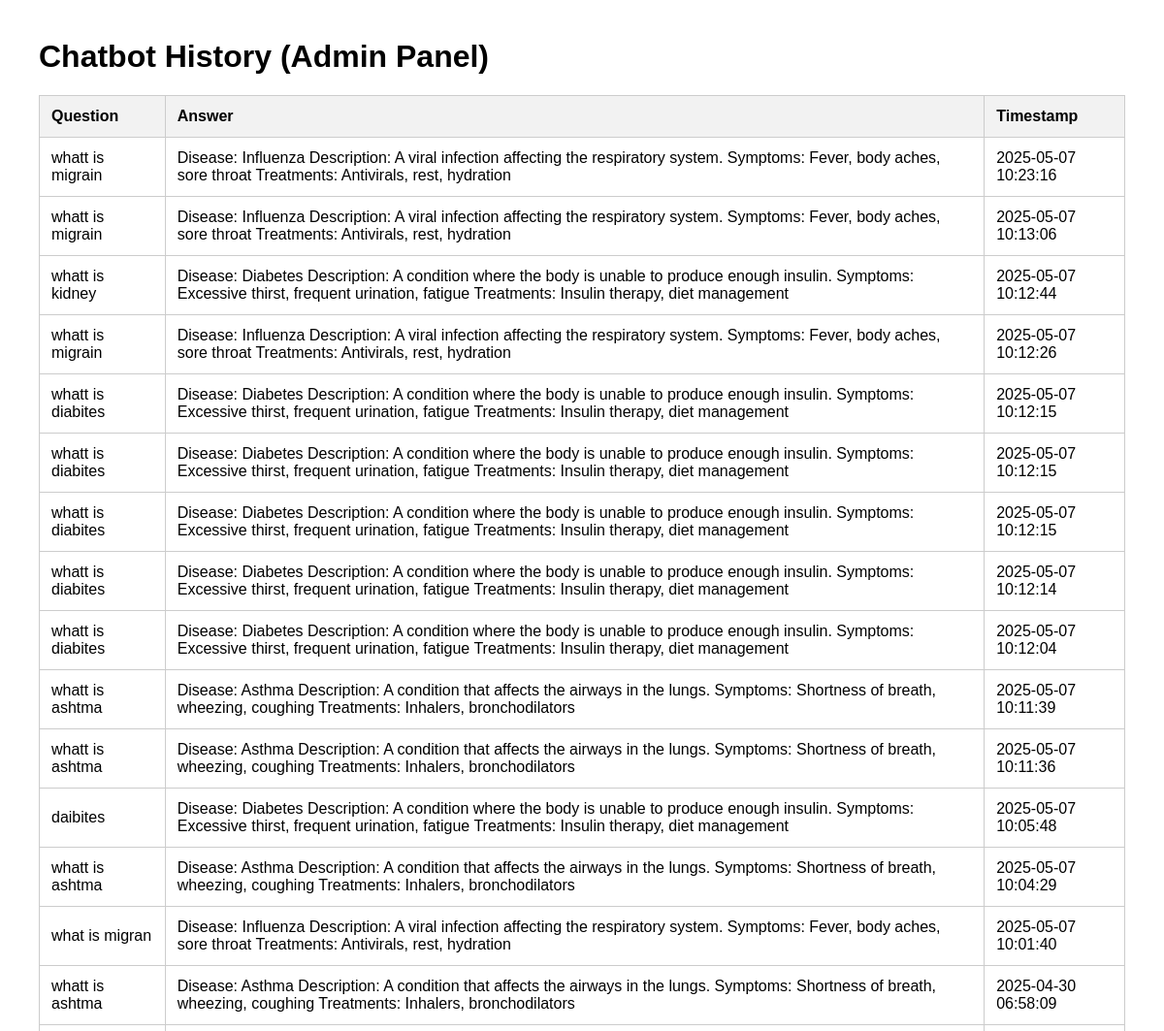
Before: /history (upper part) with the older database file.
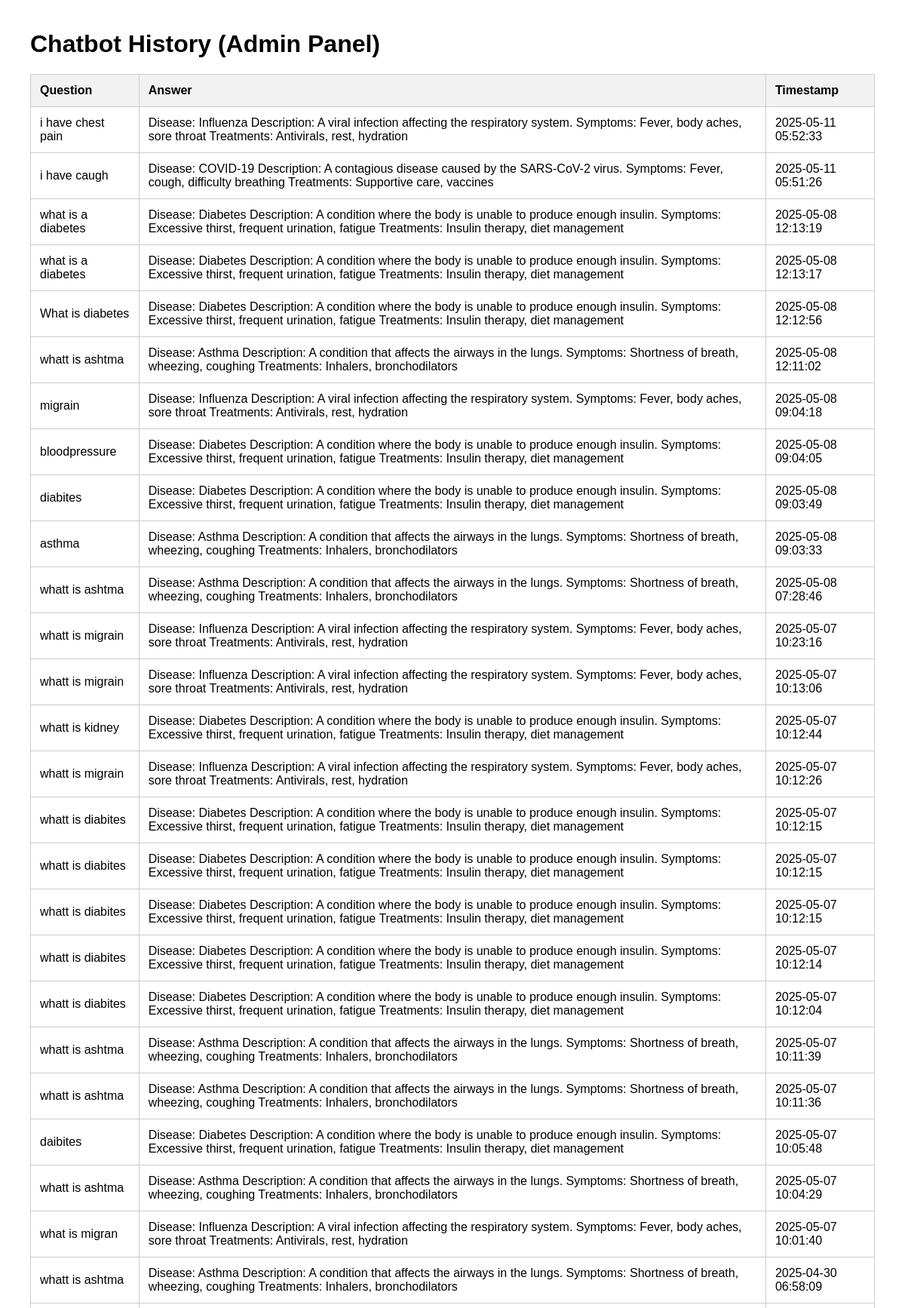
After: the same page with the newer database file.
### tables this page shows
CREATE TABLE chat_history (
        id INTEGER PRIMARY KEY,
        question TEXT,
        answer TEXT,
        timestamp DATETIME DEFAULT CURRENT_TIMESTAMP
    );

### app.py (the view)
@app.route('/history', methods=['GET', 'POST'])
def history():
    if request.method == 'POST':
        delete_chat(request.form.get('question'))
    chats = get_chat_history()
    return render_template("admin.html", history=chats)

### db.py (called while the page is built)
def get_chat_history():
    conn = sqlite3.connect(DB_PATH)
    c = conn.cursor()
    c.execute("SELECT question, answer, timestamp FROM chat_history ORDER BY timestamp DESC")
    rows = c.fetchall()
    conn.close()
    return rows

### templates/admin.html (shortened to what this page needs)
<!DOCTYPE html>
<html>
<head>
</head>
<body>
    <h1>Chatbot History (Admin Panel)</h1>
    <table>
        <thead>
            <tr>
                <th>Question</th>
                <th>Answer</th>
                <th>Timestamp</th>
            </tr>
        </thead>
        <tbody>
            {% for q, a, t in history %}
            <tr>
                <td>{{ q }}</td>
                <td>{{ a }}</td>
                <td>{{ t }}</td>
            </tr>
            {% endfor %}
        </tbody>
    </table>
</body>
</html>

### templates/admin.html (style rules this page uses)
body { font-family: Arial; margin: 40px; }
table { width: 100%; border-collapse: collapse; margin-top: 20px; }
th, td { padding: 12px; border: 1px solid #ccc; text-align: left; }
th { background-color: #f2f2f2; }

Changed rows visible on the page:
added chat_history: question "i have chest pain", answer "Disease: Influenza Description: A viral infection affecting the respiratory system. Symptoms: Fever, body aches, sore throat Treatments: Antivirals, rest, hydration", timestamp "2025-05-11 05:52:33"
added chat_history: question "i have caugh", answer "Disease: COVID-19 Description: A contagious disease caused by the SARS-CoV-2 virus. Symptoms: Fever, cough, difficulty breathing Treatments: Supportive care, vaccines", timestamp "2025-05-11 05:51:26"
added chat_history: question "what is a diabetes", answer "Disease: Diabetes Description: A condition where the body is unable to produce enough insulin. Symptoms: Excessive thirst, frequent urination, fatigue Treatments: Insulin therapy, diet management", timestamp "2025-05-08 12:13:19"
added chat_history: question "what is a diabetes", answer "Disease: Diabetes Description: A condition where the body is unable to produce enough insulin. Symptoms: Excessive thirst, frequent urination, fatigue Treatments: Insulin therapy, diet management", timestamp "2025-05-08 12:13:17"
added chat_history: question "What is diabetes", answer "Disease: Diabetes Description: A condition where the body is unable to produce enough insulin. Symptoms: Excessive thirst, frequent urination, fatigue Treatments: Insulin therapy, diet management", timestamp "2025-05-08 12:12:56"
added chat_history: question "whatt is ashtma", answer "Disease: Asthma Description: A condition that affects the airways in the lungs. Symptoms: Shortness of breath, wheezing, coughing Treatments: Inhalers, bronchodilators", timestamp "2025-05-08 12:11:02"
added chat_history: question "migrain", answer "Disease: Influenza Description: A viral infection affecting the respiratory system. Symptoms: Fever, body aches, sore throat Treatments: Antivirals, rest, hydration", timestamp "2025-05-08 09:04:18"
added chat_history: question "bloodpressure", answer "Disease: Diabetes Description: A condition where the body is unable to produce enough insulin. Symptoms: Excessive thirst, frequent urination, fatigue Treatments: Insulin therapy, diet management", timestamp "2025-05-08 09:04:05"
added chat_history: question "diabites", answer "Disease: Diabetes Description: A condition where the body is unable to produce enough insulin. Symptoms: Excessive thirst, frequent urination, fatigue Treatments: Insulin therapy, diet management", timestamp "2025-05-08 09:03:49"
added chat_history: question "asthma", answer "Disease: Asthma Description: A condition that affects the airways in the lungs. Symptoms: Shortness of breath, wheezing, coughing Treatments: Inhalers, bronchodilators", timestamp "2025-05-08 09:03:33"
added chat_history: question "whatt is ashtma", answer "Disease: Asthma Description: A condition that affects the airways in the lungs. Symptoms: Shortness of breath, wheezing, coughing Treatments: Inhalers, bronchodilators", timestamp "2025-05-08 07:28:46"
